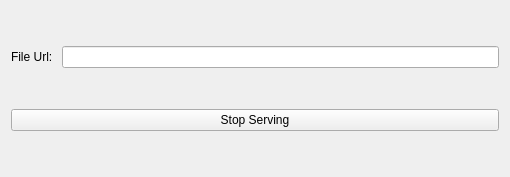
<?xml version="1.0" encoding="UTF-8"?>
<ui version="4.0">
 <class>Form</class>
 <widget class="QWidget" name="Form">
  <property name="geometry">
   <rect>
    <x>0</x>
    <y>0</y>
    <width>510</width>
    <height>177</height>
   </rect>
  </property>
  <property name="minimumSize">
   <size>
    <width>510</width>
    <height>177</height>
   </size>
  </property>
  <property name="maximumSize">
   <size>
    <width>16777215</width>
    <height>177</height>
   </size>
  </property>
  <property name="windowTitle">
   <string>Form</string>
  </property>
  <layout class="QVBoxLayout" name="verticalLayout">
   <item>
    <layout class="QHBoxLayout" name="horizontalLayout">
     <item>
      <widget class="QLabel" name="label">
       <property name="text">
        <string>File Url: </string>
       </property>
      </widget>
     </item>
     <item>
      <widget class="QLineEdit" name="lineEdit"/>
     </item>
    </layout>
   </item>
   <item>
    <widget class="QPushButton" name="stop_btn">
     <property name="text">
      <string>Stop Serving</string>
     </property>
    </widget>
   </item>
  </layout>
 </widget>
 <resources/>
 <connections/>
</ui>
